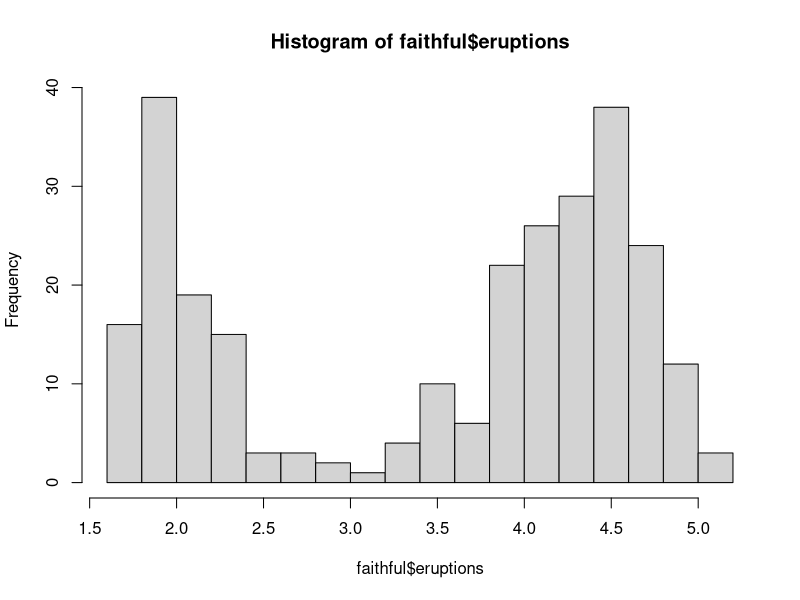
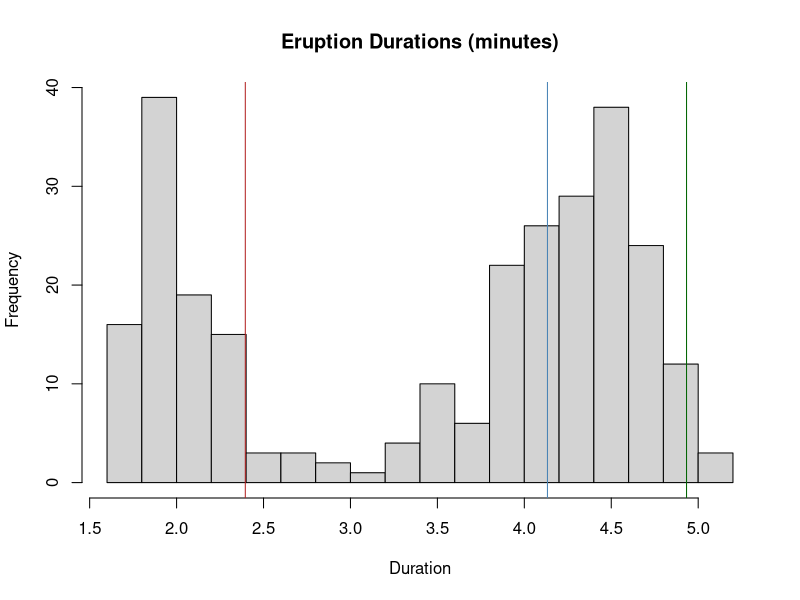

Write R code to recreate these figures, in order.
## ---- chunk 1
library(ggplot2)
## ---- chunk 2
data(faithful)
## ---- chunk 3
head(faithful)
# View(faithful)
summary(faithful)
## ---- chunk 4
hist(faithful$eruptions, breaks = 20)
## ---- chunk 5
duration <- faithful$eruptions
## ---- chunk 6
quantile(duration, .32)
## ---- chunk 7
quantile(duration, c(.32, .57, .98))
## ---- chunk 8
hist(duration, breaks = 20,
     main = "Eruption Durations (minutes)",
     xlab = "Duration")

abline(v = quantile(duration, .32), col = "firebrick")
abline(v = quantile(duration, .57), col = "steelblue")
abline(v = quantile(duration, .98), col = "darkgreen")
